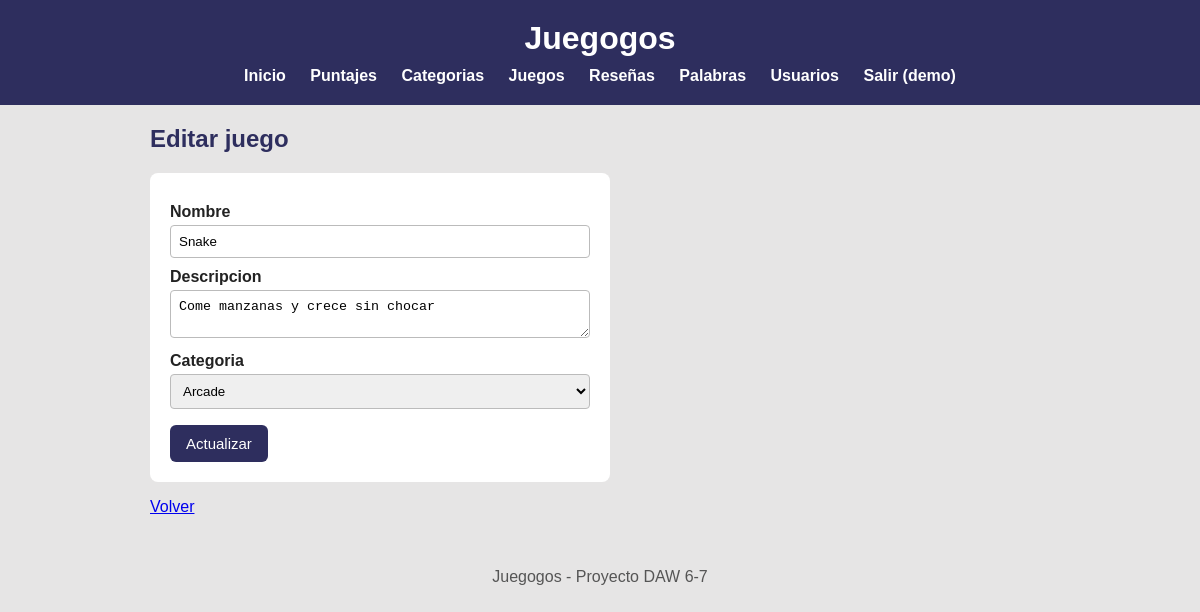
/index.php?url=juegos/editarForm&id=1 (signed in), run on the app's committed database.
### tables this page shows
CREATE TABLE juegos (
  id           INT AUTO_INCREMENT PRIMARY KEY,
  nombre       VARCHAR(80)  NOT NULL,
  descripcion  VARCHAR(255),
  categoria_id INT,
  FOREIGN KEY (categoria_id) REFERENCES categorias(id) ON DELETE SET NULL
);

CREATE TABLE categorias (
  id          INT AUTO_INCREMENT PRIMARY KEY,
  nombre      VARCHAR(50)  NOT NULL,
  descripcion VARCHAR(255)
);

### app/controllers/JuegoController.php (called while the page is built, shortened)
<?php
require_once __DIR__ . "/../models/Juego.php";
require_once __DIR__ . "/../models/Categoria.php";
class JuegoController
{
    public function editarForm()
    {
        $id = $_GET["id"] ?? 0;
        $juego = Juego::obtenerPorId($id);
        $categorias = Categoria::obtenerTodos();
        require __DIR__ . "/../views/juegos/editar.php";
    }
}

### app/models/Juego.php (called while the page is built, shortened)
<?php
class Juego
{
    public static function obtenerPorId($id)
    {
        $conn = Conexion::conectar();
        $id = (int)$id;
        $sql = "SELECT id, nombre, descripcion, categoria_id
                FROM juegos WHERE id=$id LIMIT 1";
        $res = $conn->query($sql);
        return $res->fetch_assoc();
    }
}

### app/models/Categoria.php (called while the page is built, shortened)
<?php
class Categoria
{
    public static function obtenerTodos()
    {
        $conn = Conexion::conectar();
        $sql = "SELECT id, nombre, descripcion FROM categorias ORDER BY id";
        $res = $conn->query($sql);
        $categorias = [];
        while ($fila = $res->fetch_assoc()) {
            $categorias[] = $fila;
        }
        return $categorias;
    }
}

### app/views/juegos/editar.php (the view, shortened to what this page needs)
<?php $titulo = "Editar juego"; require __DIR__ . "/../partials/header.php"; ?>
<h2>Editar juego</h2>
<?php if (!$juego): ?>
    <p class="mensaje">No existe el juego.</p>
    <p><a href="index.php?url=juegos/listar">Volver</a></p>
<?php else: ?>
    <form method="POST" action="index.php?url=juegos/actualizar" onsubmit="return validar()">
        <label for="nombre">Nombre</label>
        <input type="text" id="nombre" name="nombre" value="<?= htmlspecialchars($juego["nombre"]) ?>" required>
        <label for="descripcion">Descripcion</label>
        <textarea id="descripcion" name="descripcion"><?= htmlspecialchars($juego["descripcion"]) ?></textarea>
        <label for="categoria_id">Categoria</label>
        <select id="categoria_id" name="categoria_id">
            <?php foreach ($categorias as $c): ?>
                <option value="<?= $c["id"] ?>"
                    <?= ($c["id"] == $juego["categoria_id"]) ? "selected" : "" ?>>
                    <?= htmlspecialchars($c["nombre"]) ?>
                </option>
            <?php endforeach; ?>
        </select>
        <button type="submit">Actualizar</button>
    </form>
    <p><a href="index.php?url=juegos/listar">Volver</a></p>
<?php endif; ?>
<?php require __DIR__ . "/../partials/footer.php"; ?>

### public/css/estilos.css (style rules this page uses)
body { font-family: Arial, Helvetica, sans-serif; margin: 0; padding: 0; background-color: rgb(230, 229, 229); color: #222; }
h2 { color: rgb(46, 46, 94); }
.boton, button { display: inline-block; background-color: rgb(46, 46, 94); color: white; border: none; padding: 10px 16px; border-radius: 6px; text-decoration: none; cursor: pointer; font-size: 15px; }
form { background: white; padding: 20px; border-radius: 8px; max-width: 420px; margin-top: 12px; }
form label { display: block; margin-top: 10px; font-weight: bold; }
form input, form textarea, form select { width: 100%; padding: 8px; margin-top: 4px; box-sizing: border-box; border: 1px solid #bbb; border-radius: 4px; }

### data on the page
juegos: nombre "Snake", descripcion "Come manzanas y crece sin chocar", categoria_id "Arcade"

### other printed values
$_SESSION["usuario"] "demo"
